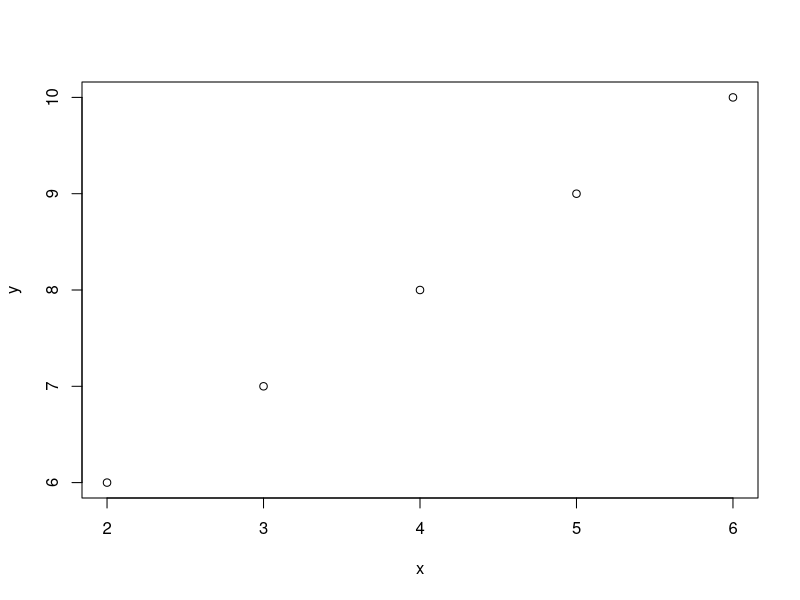

This figure's R source:
#Variable x equals to 2
x<- 2
#variable y equals to 3
y<-3

a <- x + y
print(a)

x <- 2:6
y <- 6:10 

plot(x,y)

